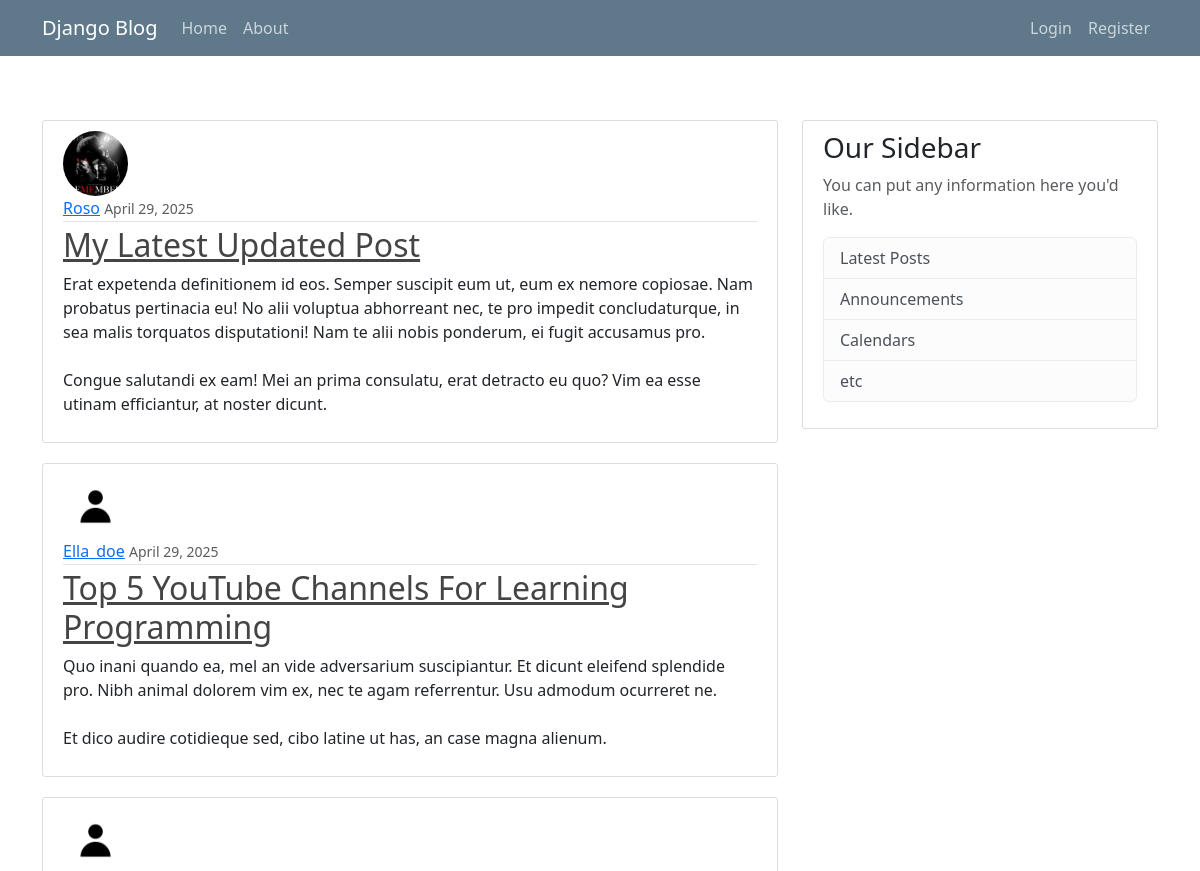
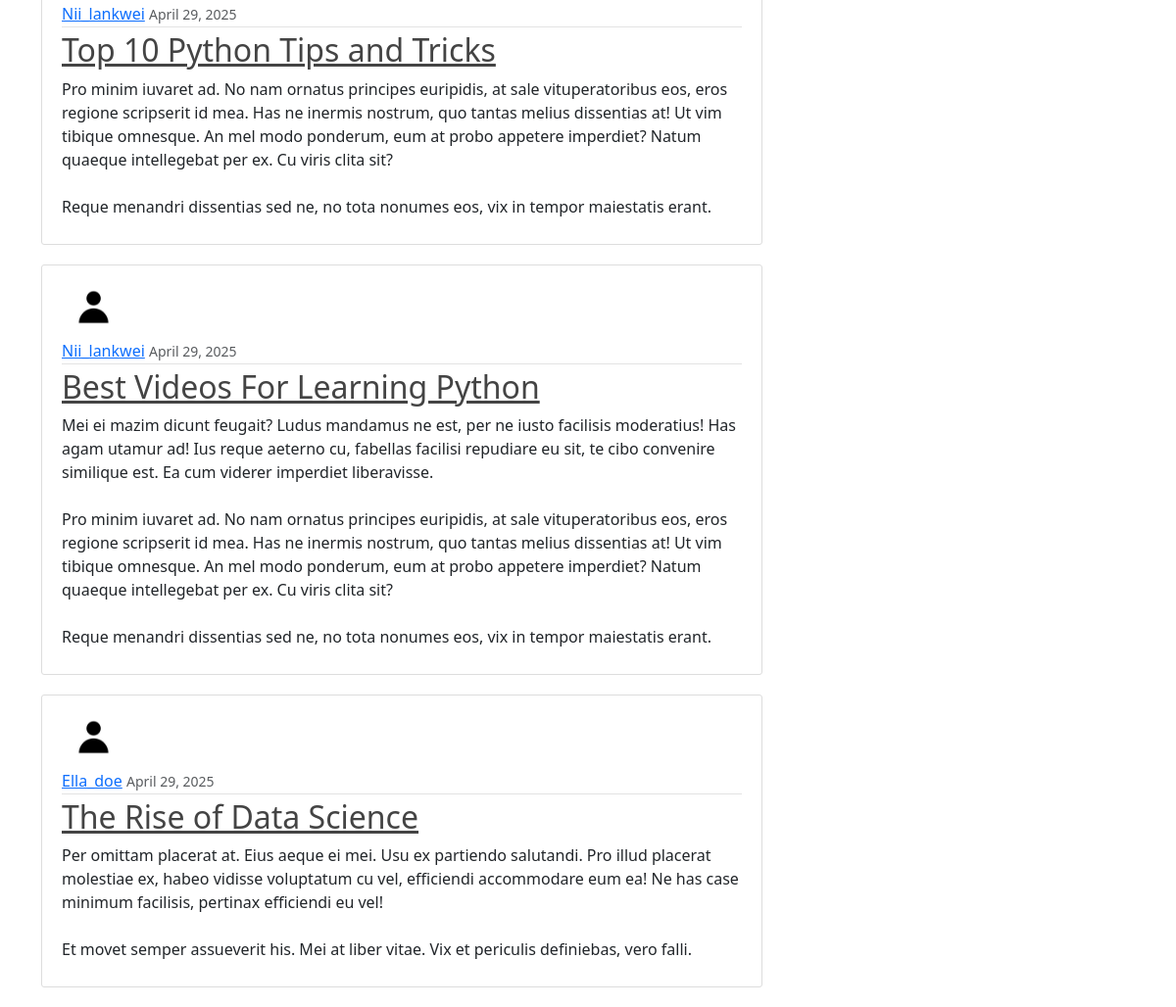
The page / on the database its author committed (2 pictures, top to bottom).
### blog/models.py (models this page shows, shortened)
class Post(models.Model):
    title = models.CharField(max_length=100)
    content = models.TextField()
    date_posted = models.DateTimeField(default=timezone.now)
    author = models.ForeignKey(User, on_delete=models.CASCADE)

### users/models.py (models this page shows, shortened)
class Profile(models.Model):
    user = models.OneToOneField(User, on_delete=models.CASCADE)
    image = models.ImageField(default='default.jpg', upload_to='profile_pics')

### blog/views.py (the view)
# urls.py: path('', PostListView.as_view(), name='blog-home'),
class PostListView(ListView):
    model = Post
    template_name = 'blog/home.html' # <app>/<model>_<viewtype>.html
    context_object_name = 'posts'
    ordering = ['-date_posted']
    paginate_by = 5

### blog/templates/blog/home.html
{% extends "blog/base.html" %}
{% block content %}
    {% for post in posts %}
    <article class="media content-section">
        <img class="rounded-circle article-img" src="{{ post.author.profile.image.url }}" >
        <div class="media-body">
          <div class="article-metadata">
            <a class="mr-2" href="#">{{ post.author }}</a>
            <small class="text-muted">{{ post.date_posted|date:"F d, Y" }}</small>
          </div>
          <h2><a class="article-title" href="{% url 'post-detail' post.id %}">{{ post.title }}</a></h2>
          <p class="article-content">{{ post.content }}</p>
        </div>
      </article>
    {% endfor %}
{% endblock content %}

### blog/static/blog/main.css (style rules this page uses)
body { background: #fafafa; color: #333333; margin-top: 6rem !important; }
h1, h2, h3, h4, h5, h6 { color: #444444; }
.content-section { background: #ffffff; padding: 10px 20px; border: 1px solid #dddddd; border-radius: 3px; margin-bottom: 20px; }
.article-title { color: #444444; }
.article-content { white-space: pre-line; }
.article-img { height: 65px; width: 65px; margin-right: 16px; }
.article-metadata { padding-bottom: 1px; margin-bottom: 4px; border-bottom: 1px solid #e3e3e3 }

### rows shown on the page
Post: author.profile.image (picture), author "Roso", date_posted "April 29, 2025", title "My Latest Updated Post", content "Erat expetenda definitionem id eos. Semper suscipit eum ut, eum ex nemore copiosae. Nam probatus pertinacia eu! No alii voluptua abhorreant nec, te pro impedit concludaturque, in sea malis torquatos disputationi! Nam te alii nobis ponderum, ei fugit accusamus pro. Congue salutandi ex eam! Mei an prima consulatu, erat detracto eu quo? Vim ea esse utinam efficiantur, at noster dicunt."
Post: author.profile.image (placeholder picture), author "Ella_doe", date_posted "April 29, 2025", title "Top 5 YouTube Channels For Learning Programming", content "Quo inani quando ea, mel an vide adversarium suscipiantur. Et dicunt eleifend splendide pro. Nibh animal dolorem vim ex, nec te agam referrentur. Usu admodum ocurreret ne. Et dico audire cotidieque sed, cibo latine ut has, an case magna alienum."
Post: author.profile.image (placeholder picture), author "Nii_lankwei", date_posted "April 29, 2025", title "Top 10 Python Tips and Tricks", content "Pro minim iuvaret ad. No nam ornatus principes euripidis, at sale vituperatoribus eos, eros regione scripserit id mea. Has ne inermis nostrum, quo tantas melius dissentias at! Ut vim tibique omnesque. An mel modo ponderum, eum at probo appetere imperdiet? Natum quaeque intellegebat per ex. Cu viris clita sit? Reque menandri dissentias sed ne, no tota nonumes eos, vix in tempor maiestatis erant."
Post: author.profile.image (placeholder picture), author "Nii_lankwei", date_posted "April 29, 2025", title "Best Videos For Learning Python", content "Mei ei mazim dicunt feugait? Ludus mandamus ne est, per ne iusto facilisis moderatius! Has agam utamur ad! Ius reque aeterno cu, fabellas facilisi repudiare eu sit, te cibo convenire similique est. Ea cum viderer imperdiet liberavisse. Pro minim iuvaret ad. No nam ornatus principes euripidis, at sale vituperatoribus eos, eros regione scripserit id mea. Has ne inermis nostrum, quo tantas melius dissentias at! Ut vim tibique omnesque. An mel modo ponderum, eum at probo appetere imperdiet? Natum quaeque intellegebat per ex. Cu viris clita sit? Reque menandri dissentias sed ne, no tota nonumes eos, vix in tempor maiestatis erant."
Post: author.profile.image (placeholder picture), author "Ella_doe", date_posted "April 29, 2025", title "The Rise of Data Science", content "Per omittam placerat at. Eius aeque ei mei. Usu ex partiendo salutandi. Pro illud placerat molestiae ex, habeo vidisse voluptatum cu vel, efficiendi accommodare eum ea! Ne has case minimum facilisis, pertinax efficiendi eu vel! Et movet semper assueverit his. Mei at liber vitae. Vix et periculis definiebas, vero falli."
